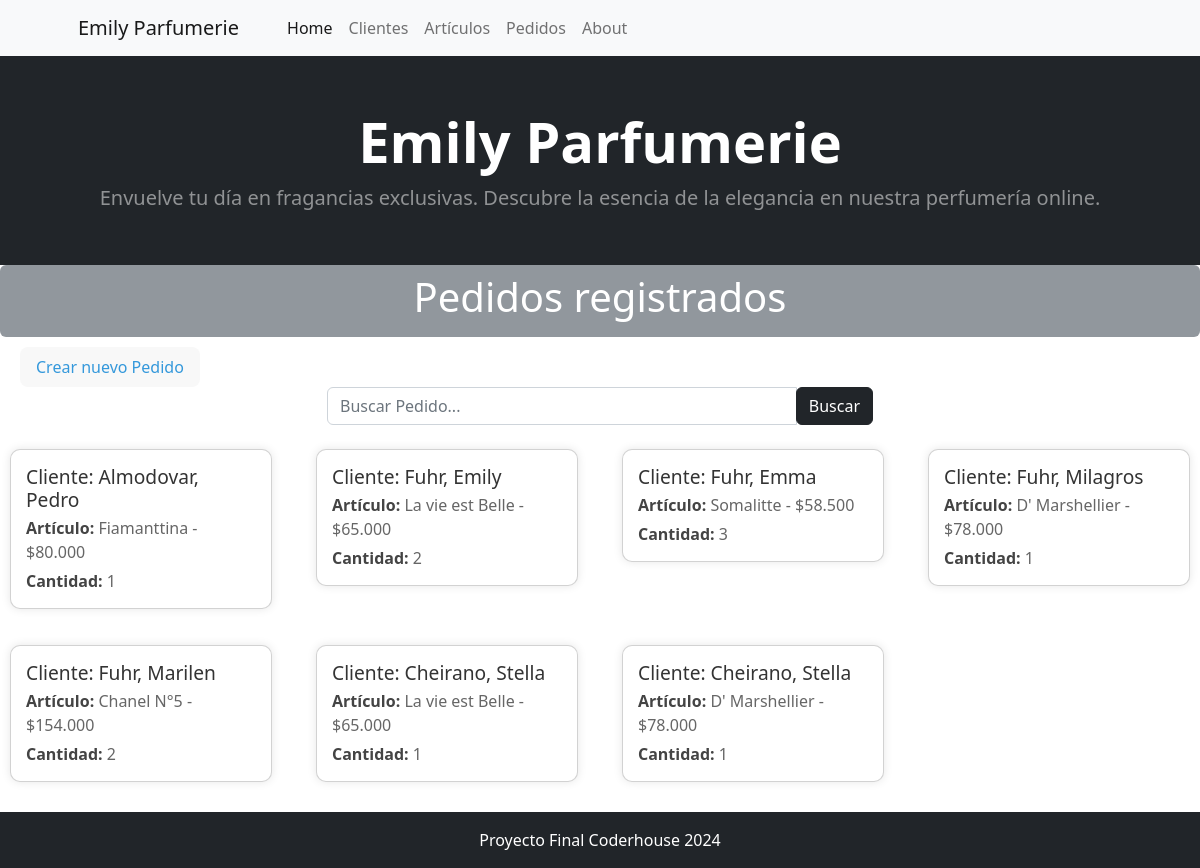
The app's page /cliente/pedidos/, older data.
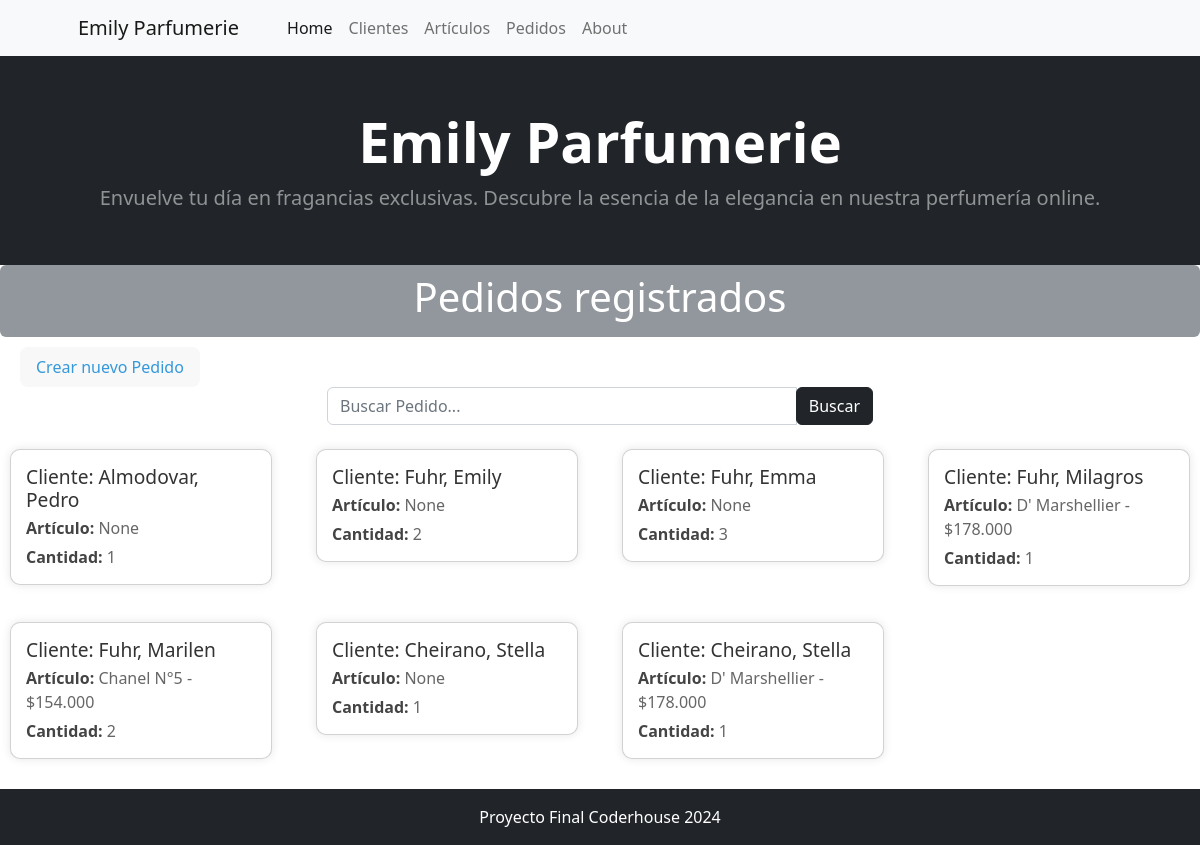
The same page, newer data.
### cliente/models.py (models this page shows, shortened)
class Pedido(models.Model):
    cliente = models.ForeignKey(Cliente,on_delete=models.SET_NULL, null=True, blank=True,verbose_name='Cliente')
    articulo = models.ForeignKey(Articulo,on_delete=models.SET_NULL, null=True, blank=True,verbose_name='Artículo')
    cantidad = models.IntegerField(verbose_name='Cantidad', default=0)

class Cliente(models.Model):
    nombre = models.CharField(max_length=200, verbose_name='Nombre')
    apellido = models.CharField(max_length=200, verbose_name='Apellido')
    dni = models.CharField(max_length=8,verbose_name='DNI', unique=True)
    direccion =  models.CharField(max_length=200, verbose_name='Dirección')
    ciudad =  models.CharField(max_length=200, verbose_name='Ciudad', default='',null=False)
    def __str__(self):
        return f"{self.apellido}, {self.nombre}"
    class Meta:
        verbose_name_plural = "Clientes"
        verbose_name = 'Cliente'

### articulo/models.py (models this page shows)
class Articulo(models.Model):
    nombre = models.CharField(max_length=200, verbose_name='Nombre')
    descripcion = models.CharField(max_length=200, verbose_name='Descripción')
    precio =  models.CharField(max_length=200, verbose_name='Precio')
    def __str__(self):
        return f"{self.nombre} - ${self.precio}"
    class Meta:
        verbose_name_plural = "Artículos"
        verbose_name = 'Artículo'

### cliente/views.py (the view)
# urls.py: path("pedidos/", views.pedidos, name="pedidos"),
def pedidos(request):
    consulta= request.GET.get("consulta", None)
    if consulta:
        consulta_pedidos=models.Pedido.objects.filter(cliente__nombre__icontains=consulta)
        if consulta_pedidos.count() == 0: #si no encuentra al cliente por nombre lo busca por apellido
            consulta_pedidos=models.Pedido.objects.filter(cliente__apellido__icontains=consulta)
    else:
        consulta_pedidos = consulta_pedidos = models.Pedido.objects.all()
    context = {"pedidos": consulta_pedidos}
    return render(request, "cliente/pedidos.html", context)

### cliente/templates/cliente/pedidos.html (shortened to what this page needs)
{% extends 'core/base.html' %}
{% block titulo %}
    Pedidos registrados
{% endblock titulo %}
{% block contenido %}
<div style="margin-left: 20px; margin-top: 10px; display: inline-block; background-color: #f8f8f8; color: #3498db; padding: 8px 16px; border-radius: 8px;">
    <a href="{% url 'cliente:crear_pedidos' %}" style="color: #3498db; text-decoration: none;">Crear nuevo Pedido</a>
</div>
<div class="container">
    <div class="row justify-content-center">
        <div class="col-md-6">
            <form class="form-inline" action="{% url 'cliente:pedidos' %}" method="get">
                <div class="input-group">
                    <input type="text" class="form-control" name="consulta" placeholder="Buscar Pedido...">
                    <div class="input-group-append">
                        <button class="btn btn-dark" type="submit">Buscar</button>
                    </div>
                </div>
            </form>
        </div>
    </div>
</div>
    <section class="clientes mt-4">
        <div class="row">
            {% for pedido in pedidos %}
                <div class="col-md-3 mb-3">
                    <div class="card-container">
                        <div class="card">
                            <div class="card-body">
                                <h3 class="card-title">Cliente: {{ pedido.cliente }}</h3>
                                <p class="card-text">
                                    <strong>Artículo:</strong> {{ pedido.articulo }}
                                </p>
                                <p class="card-text">
                                    <strong>Cantidad:</strong>  {{ pedido.cantidad }}
                                </p>
                            </div>
                        </div>
                    </div>
                </div>
            {% endfor %}
        </div>
    </section>
<div style="height: 50px;"></div>
{% endblock contenido %}

Row changes from the older to the newer data that the page shows:
changed Pedido "Almodovar, Pedro": articulo "Fiamanttina - $80.000" → "None"
changed Pedido "Fuhr, Emily": articulo "La vie est Belle - $65.000" → "None"
changed Pedido "Fuhr, Emma": articulo "Somalitte - $58.500" → "None"
changed through a linked row, Pedido "Fuhr, Milagros": articulo "D' Marshellier - $78.000" → "D' Marshellier - $178.000"
changed Pedido (number 6 of 7 on the later page): articulo "La vie est Belle - $65.000" → "None"
changed through a linked row, Pedido (number 7 of 7 on the later page): articulo "D' Marshellier - $78.000" → "D' Marshellier - $178.000"
